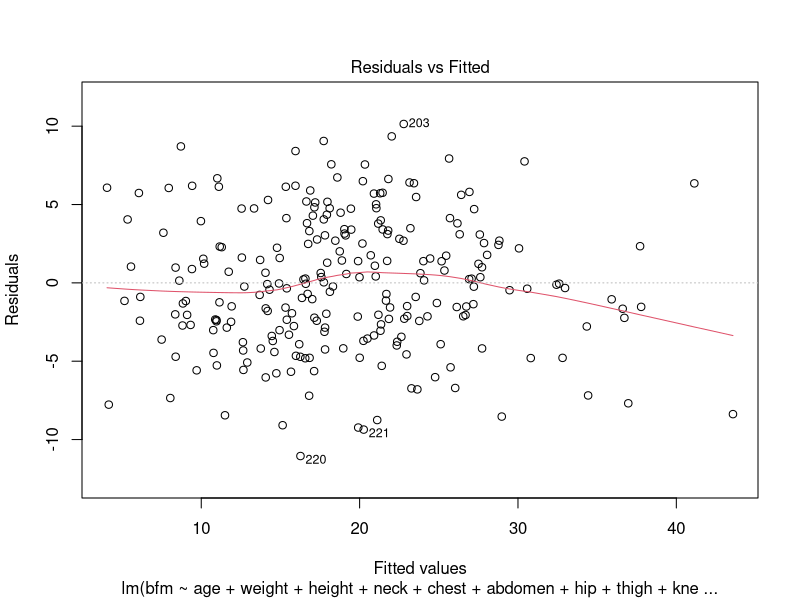
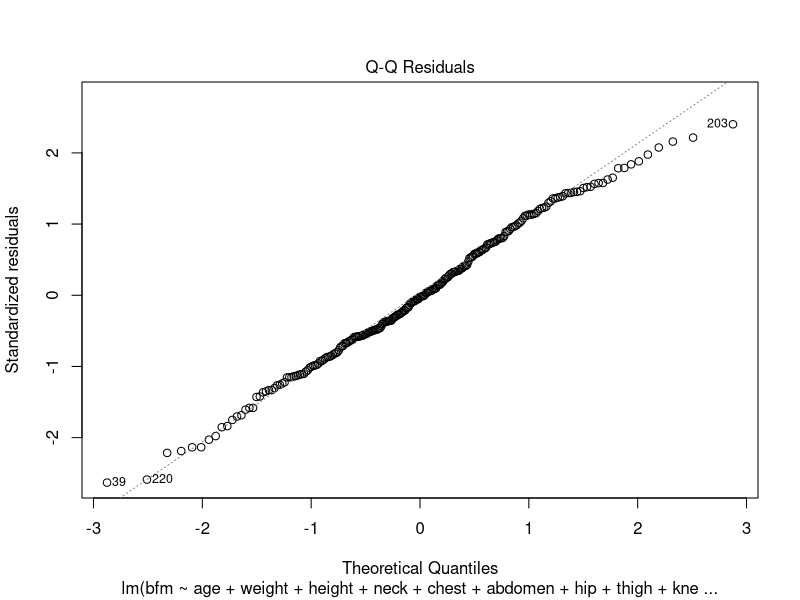
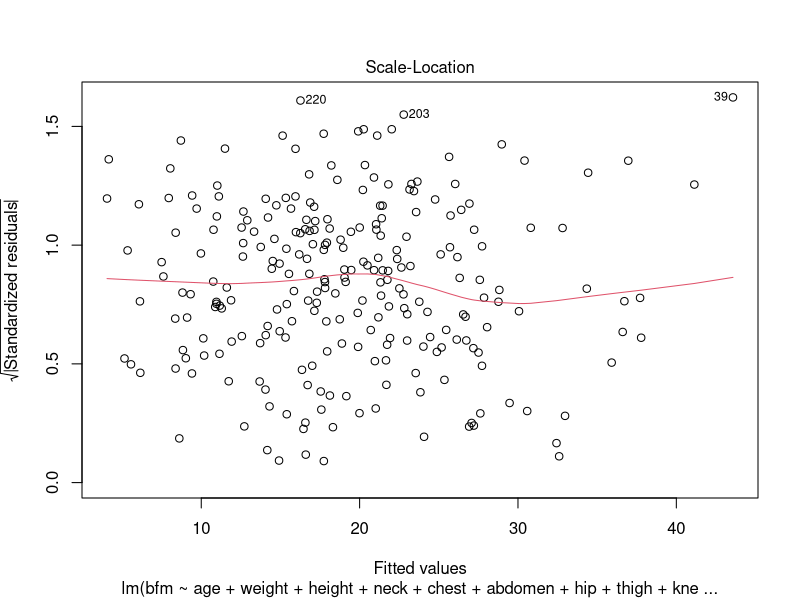
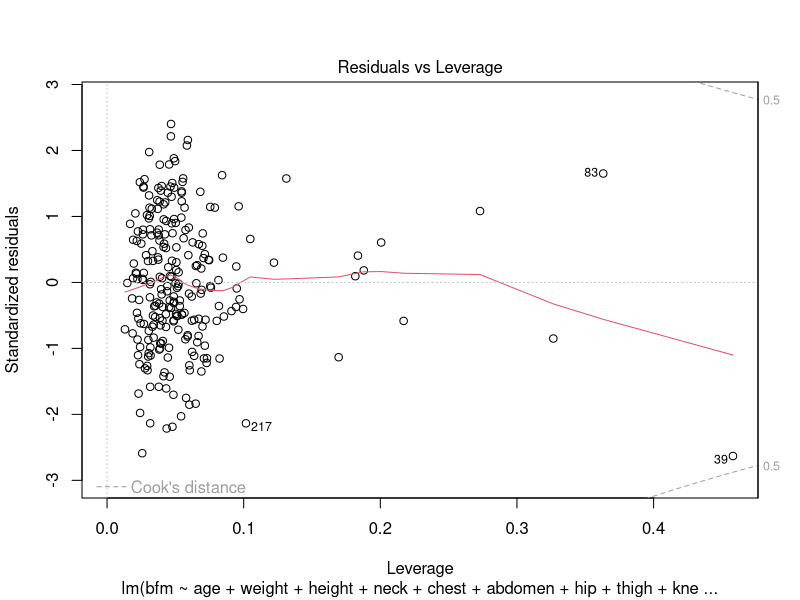
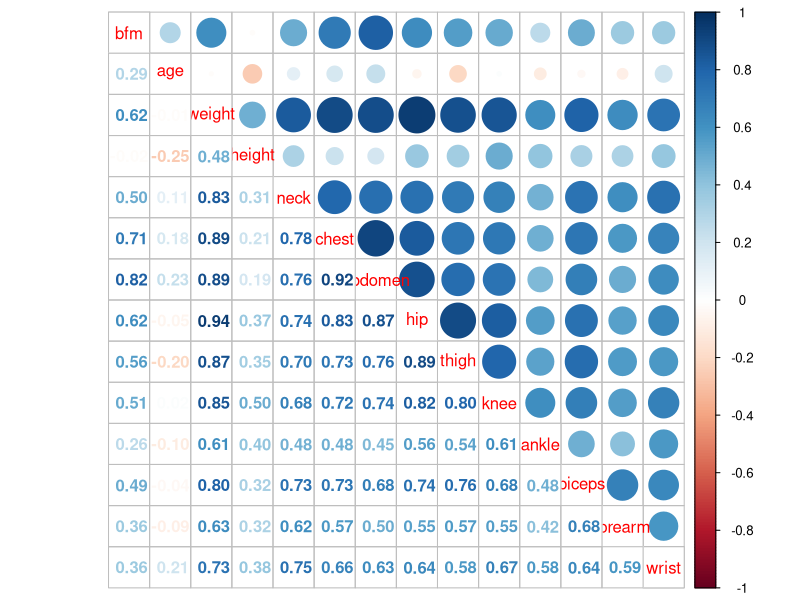

Recreate these plots in R, in order.
# load packages
library("dplyr")
library("tidyverse")
library("corrplot")

setwd("/Users/Jessika/Documents/GitHub/SF2930-projects/project-1")

# load data for men
men <- read.csv("bodyfatmen.csv")

#create response variable using Siris Equation
men$bfm <- c(495/(men$density)-450)

#transform weight from pounds to kg
men$weight <- c(453.6*men$weight)
men$height <- c(2.54*men$height)

#fit model to data
model_men <- lm(bfm ~ age + weight + height + neck + chest + abdomen + hip + thigh + knee + ankle + biceps + forearm + wrist, data = men)
anova(model_men)
summary(model_men)
plot(model_men)

# visualize correlation between different explanatory variables
men %>%
  dplyr::select(bfm,age,weight,height,neck,chest,abdomen,hip,thigh,knee,ankle,biceps,forearm,wrist) %>%
  cor %>%
  corrplot.mixed()
